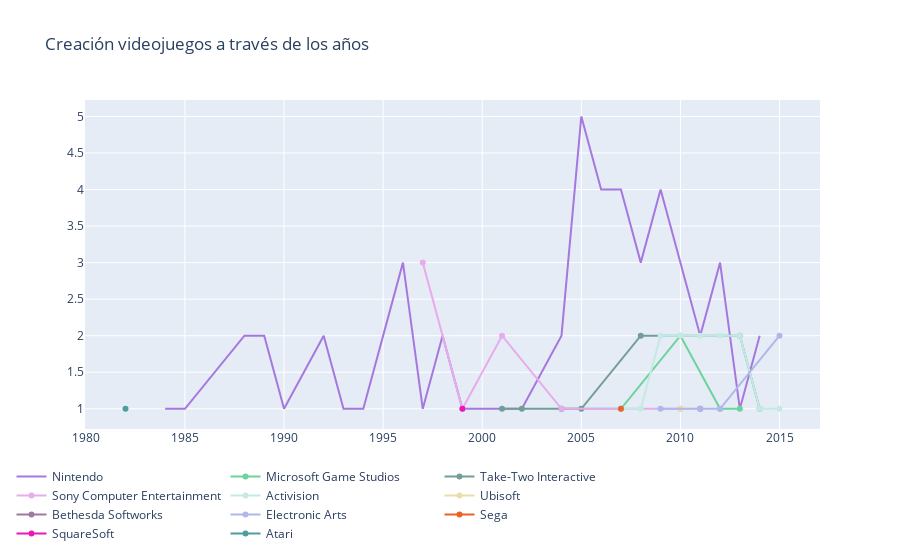

Write notebook code for a chart like this one.
### Markdown cell above
***
&emsp;

<h2>Crecimiento de los videojuegos a traves de los años</h2>
<h3>Compañías de videojuegos</h3>

### Code cell
d1 = df[df["Publisher"] == "Nintendo"]
d2 = df[df["Publisher"] == "Microsoft Game Studios"]
d3 = df[df["Publisher"] == "Take-Two Interactive"]
d4 = df[df["Publisher"] == "Sony Computer Entertainment"]
d5 = df[df["Publisher"] == "Activision"]
d6 = df[df["Publisher"] == "Ubisoft"]
d7 = df[df["Publisher"] == "Bethesda Softworks"]
d8 = df[df["Publisher"] == "Electronic Arts"]
d9 = df[df["Publisher"] == "Sega"]
d10 = df[df["Publisher"] == "SquareSoft"]
d11 = df[df["Publisher"] == "Atari"]

col = "Year"

vc1 = d1[col].value_counts().reset_index()
vc1 = vc1.rename(columns = {col : "count", "index" : col})
vc1['percent'] = vc1['count'].apply(lambda x : 100*x/sum(vc1['count']))
vc1 = vc1.sort_values(col)

vc2 = d2[col].value_counts().reset_index()
vc2 = vc2.rename(columns = {col : "count", "index" : col})
vc2['percent'] = vc2['count'].apply(lambda x : 100*x/sum(vc2['count']))
vc2 = vc2.sort_values(col)

vc3 = d3[col].value_counts().reset_index()
vc3 = vc3.rename(columns = {col : "count", "index" : col})
vc3['percent'] = vc3['count'].apply(lambda x : 100*x/sum(vc3['count']))
vc3 = vc3.sort_values(col)

vc4 = d4[col].value_counts().reset_index()
vc4 = vc4.rename(columns = {col : "count", "index" : col})
vc4['percent'] = vc4['count'].apply(lambda x : 100*x/sum(vc4['count']))
vc4 = vc4.sort_values(col)

vc5 = d5[col].value_counts().reset_index()
vc5 = vc5.rename(columns = {col : "count", "index" : col})
vc5['percent'] = vc5['count'].apply(lambda x : 100*x/sum(vc5['count']))
vc5 = vc5.sort_values(col)

vc6 = d6[col].value_counts().reset_index()
vc6 = vc6.rename(columns = {col : "count", "index" : col})
vc6['percent'] = vc6['count'].apply(lambda x : 100*x/sum(vc6['count']))
vc6 = vc6.sort_values(col)

vc7 = d7[col].value_counts().reset_index()
vc7 = vc7.rename(columns = {col : "count", "index" : col})
vc7['percent'] = vc7['count'].apply(lambda x : 100*x/sum(vc7['count']))
vc7 = vc7.sort_values(col)

vc8 = d8[col].value_counts().reset_index()
vc8 = vc8.rename(columns = {col : "count", "index" : col})
vc8['percent'] = vc8['count'].apply(lambda x : 100*x/sum(vc8['count']))
vc8 = vc8.sort_values(col)

vc9 = d9[col].value_counts().reset_index()
vc9 = vc9.rename(columns = {col : "count", "index" : col})
vc9['percent'] = vc9['count'].apply(lambda x : 100*x/sum(vc9['count']))
vc9 = vc9.sort_values(col)

vc10 = d10[col].value_counts().reset_index()
vc10 = vc10.rename(columns = {col : "count", "index" : col})
vc10['percent'] = vc10['count'].apply(lambda x : 100*x/sum(vc10['count']))
vc10 = vc10.sort_values(col)

vc11 = d11[col].value_counts().reset_index()
vc11 = vc11.rename(columns = {col : "count", "index" : col})
vc11['percent'] = vc11['count'].apply(lambda x : 100*x/sum(vc11['count']))
vc11 = vc11.sort_values(col)


trace1 = go.Scatter(x=vc1[col], y=vc1["count"], name="Nintendo", marker=dict(color="#a678de"))
trace2 = go.Scatter(x=vc2[col], y=vc2["count"], name="Microsoft Game Studios", marker=dict(color="#6ad49b"))
trace3 = go.Scatter(x=vc3[col], y=vc3["count"], name="Take-Two Interactive", marker=dict(color="#739E96"))
trace4 = go.Scatter(x=vc4[col], y=vc4["count"], name="Sony Computer Entertainment", marker=dict(color="#E8ABEB"))
trace5 = go.Scatter(x=vc5[col], y=vc5["count"], name="Activision", marker=dict(color="#C3EBE3"))
trace6 = go.Scatter(x=vc6[col], y=vc6["count"], name="Ubisoft", marker=dict(color="#EBDCAB"))
trace7 = go.Scatter(x=vc7[col], y=vc7["count"], name="Bethesda Softworks", marker=dict(color="#9E7B9D"))
trace8 = go.Scatter(x=vc8[col], y=vc8["count"], name="Electronic Arts", marker=dict(color="#B2B7EB"))
trace9 = go.Scatter(x=vc9[col], y=vc9["count"], name="Sega", marker=dict(color="#EB6228"))
trace10 = go.Scatter(x=vc10[col], y=vc10["count"], name="SquareSoft", marker=dict(color="#EB17B9"))
trace11 = go.Scatter(x=vc11[col], y=vc11["count"], name="Atari", marker=dict(color="#4D9E9D"))


data = [trace1, trace2, trace3, trace4, trace5, trace6, trace7, trace8, trace9, trace10, trace11]
layout = go.Layout(title="Creación videojuegos a través de los años", legend=dict(x=-0.1, y=-0.1, orientation="h"))
fig = go.Figure(data, layout=layout)
fig.show()

### Figure 1 — Plotly figure (JSON) as saved in the notebook; plotly's stock layout.template omitted (floating-point values rounded to 4 significant figures)
{"data": [{"marker": {"color": "#a678de"}, "name": "Nintendo", "type": "scatter", "x": [1984, 1985, 1988, 1989, 1990, 1992, 1993, 1994, 1996, 1997, 1998, 1999, 2002, 2004, 2005, 2006, 2007, 2008, 2009, 2010, 2011, 2012, 2013, 2014], "y": [1, 1, 2, 2, 1, 2, 1, 1, 3, 1, 2, 1, 1, 2, 5, 4, 4, 3, 4, 3, 2, 3, 1, 2]}, {"marker": {"color": "#6ad49b"}, "name": "Microsoft Game Studios", "type": "scatter", "x": [2004, 2007, 2010, 2012, 2013], "y": [1, 1, 2, 1, 1]}, {"marker": {"color": "#739E96"}, "name": "Take-Two Interactive", "type": "scatter", "x": [2001, 2002, 2004, 2005, 2008, 2013, 2014], "y": [1, 1, 1, 1, 2, 2, 1]}, {"marker": {"color": "#E8ABEB"}, "name": "Sony Computer Entertainment", "type": "scatter", "x": [1997, 1999, 2001, 2004, 2010], "y": [3, 1, 2, 1, 1]}, {"marker": {"color": "#C3EBE3"}, "name": "Activision", "type": "scatter", "x": [2007, 2008, 2009, 2010, 2011, 2012, 2013, 2014, 2015], "y": [1, 1, 2, 2, 2, 2, 2, 1, 1]}, {"marker": {"color": "#EBDCAB"}, "name": "Ubisoft", "type": "scatter", "x": [2010, 2011], "y": [1, 1]}, {"marker": {"color": "#9E7B9D"}, "name": "Bethesda Softworks", "type": "scatter", "x": [2011], "y": [1]}, {"marker": {"color": "#B2B7EB"}, "name": "Electronic Arts", "type": "scatter", "x": [2009, 2011, 2012, 2015], "y": [1, 1, 1, 2]}, {"marker": {"color": "#EB6228"}, "name": "Sega", "type": "scatter", "x": [2007], "y": [1]}, {"marker": {"color": "#EB17B9"}, "name": "SquareSoft", "type": "scatter", "x": [1999], "y": [1]}, {"marker": {"color": "#4D9E9D"}, "name": "Atari", "type": "scatter", "x": [1982], "y": [1]}], "layout": {"legend": {"orientation": "h", "x": -0.1, "y": -0.1}, "title": {"text": "Creación videojuegos a través de los años"}}}
